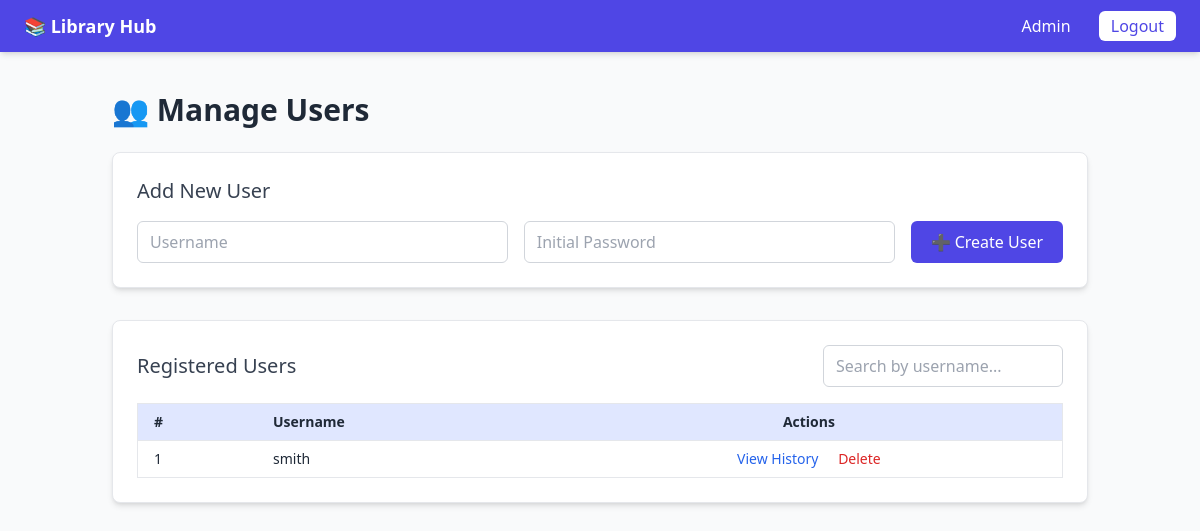
Before: /admin/users (signed in) with the older database file.
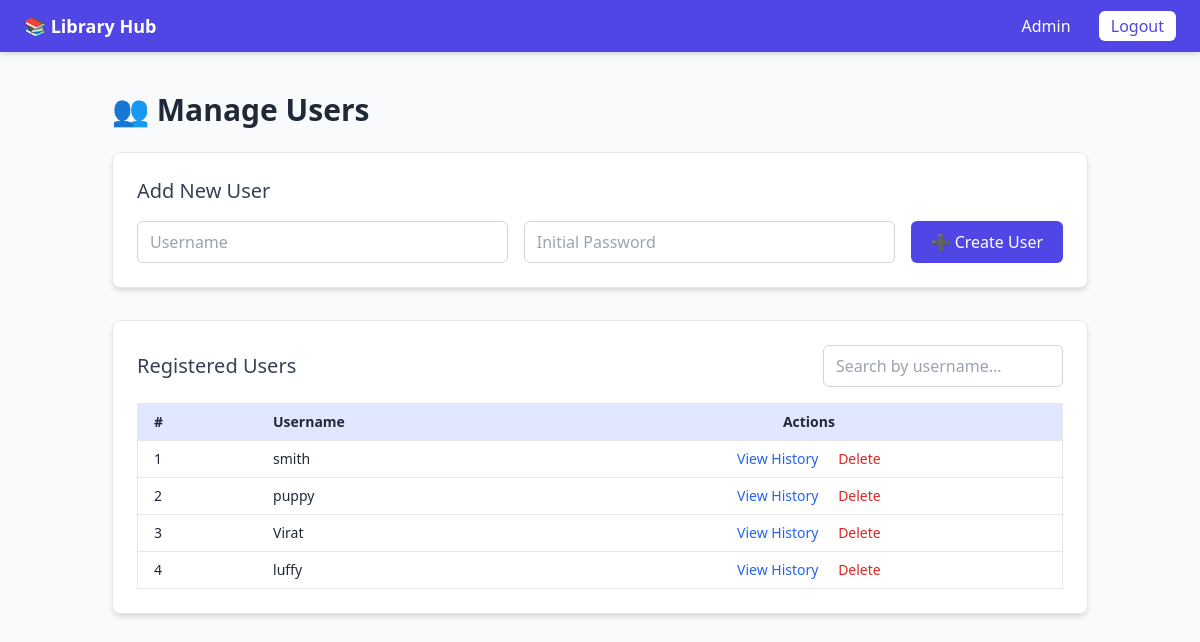
After: the same page with the newer database file.
### models.py (models this page shows)
class User(UserMixin, db.Model):
    id = db.Column(db.Integer, primary_key=True)
    username = db.Column(db.String(80), unique=True, nullable=False)
    password_hash = db.Column(db.String(200), nullable=False)
    is_admin = db.Column(db.Boolean, default=False)
    created_at = db.Column(db.DateTime, default=datetime.utcnow)
    borrows = db.relationship('Borrow', back_populates='user')

### app.py (the view)
@app.route('/admin/users')
@login_required
def manage_users():
    if not current_user.is_admin:
        flash('Access denied.', 'danger')
        return redirect(url_for('view_books'))
    users = User.query.all()
    return render_template('manage_users.html', users=users)

### app.py (called while the page is built)
@login_manager.user_loader
def load_user(user_id):
    return User.query.get(int(user_id))

### templates/manage_users.html (shortened to what this page needs)
<!doctype html>
<html lang="en">
  <head>
    <script src="https://cdn.tailwindcss.com"></script>
  </head>
  <body class="bg-gray-50 text-gray-800">
    <nav class="bg-indigo-600 text-white py-3 px-6 flex justify-between items-center shadow-md">
      <h1 class="font-semibold text-lg">
        <a href="{{ url_for('home') }}">📚 Library Hub</a>
      </h1>
      <div>
        {% if current_user.is_authenticated %}
          {% if current_user.is_admin %}
            <a href="{{ url_for('admin_dashboard') }}" class="mx-2 hover:text-yellow-200">Admin</a>
          {% endif %}
          <a href="{{ url_for('logout') }}" class="ml-4 bg-white text-indigo-600 px-3 py-1 rounded-md hover:bg-gray-100">Logout</a>
        {% else %}
          <a href="{{ url_for('login') }}" class="bg-white text-indigo-600 px-3 py-1 rounded-md hover:bg-gray-100">Login</a>
        {% endif %}
      </div>
    </nav>
    <main class="container mx-auto p-6">
      <h2 class="text-3xl font-semibold mb-6">👥 Manage Users</h2>
      <div class="bg-white shadow-md rounded-lg p-6 mb-8 border border-gray-200">
        <h3 class="text-xl font-medium mb-4 text-gray-700">Add New User</h3>
        <form action="{{ url_for('add_user') }}" method="post" class="flex flex-col md:flex-row gap-4">
          <input
            name="username"
            placeholder="Username"
            required
            class="border border-gray-300 rounded-md px-3 py-2 flex-1 focus:outline-none focus:ring-2 focus:ring-indigo-500"
          />
          <input
            name="password"
            placeholder="Initial Password"
            required
            class="border border-gray-300 rounded-md px-3 py-2 flex-1 focus:outline-none focus:ring-2 focus:ring-indigo-500"
          />
          <button
            type="submit"
            class="bg-indigo-600 text-white px-5 py-2 rounded-md hover:bg-indigo-700 transition"
          >
            ➕ Create User
          </button>
        </form>
      </div>
      <div class="bg-white shadow-md rounded-lg p-6 border border-gray-200">
        <div class="flex justify-between items-center mb-4">
          <h3 class="text-xl font-medium text-gray-700">Registered Users</h3>
          <input
            id="searchInput"
            type="text"
            placeholder="Search by username..."
            class="border border-gray-300 rounded-md px-3 py-2 w-60 focus:outline-none focus:ring-2 focus:ring-indigo-500"
          />
        </div>
        {% set regular_users = users | selectattr('is_admin', 'equalto', False) | list %}
        {% if regular_users %}
          <table class="min-w-full border border-gray-200 text-left text-sm">
            <thead class="bg-indigo-100">
              <tr>
                <th class="py-2 px-4 border-b">#</th>
                <th class="py-2 px-4 border-b">Username</th>
                <th class="py-2 px-4 border-b text-center">Actions</th>
              </tr>
            </thead>
            <tbody id="userTable">
              {% for u in regular_users %}
                <tr class="hover:bg-gray-50 user-row">
                  <td class="py-2 px-4 border-b">{{ loop.index }}</td>
                  <td class="py-2 px-4 border-b font-medium username">{{ u.username }}</td>
                  <td class="py-2 px-4 border-b text-center">
                    <a href="{{ url_for('admin_user_history', user_id=u.id) }}"
                       class="text-blue-600 hover:underline">View History</a>
                    <a href="{{ url_for('delete_user', user_id=u.id) }}"
                       onclick="return confirm('Are you sure you want to delete this user?')"
                       class="text-red-600 hover:underline ml-4">Delete</a>
                  </td>
                </tr>
              {% endfor %}
            </tbody>
          </table>
        {% else %}
          <p class="text-gray-500 italic">No users found.</p>
        {% endif %}
      </div>
    </main>
  </body>
</html>

Changed rows visible on the page:
added User: username "puppy"
added User: username "Virat"
added User: username "luffy"
